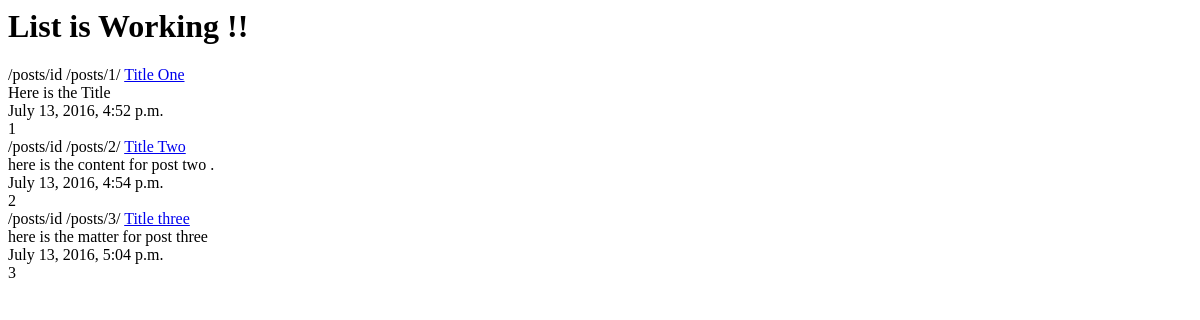
The app's page /posts/, older data.
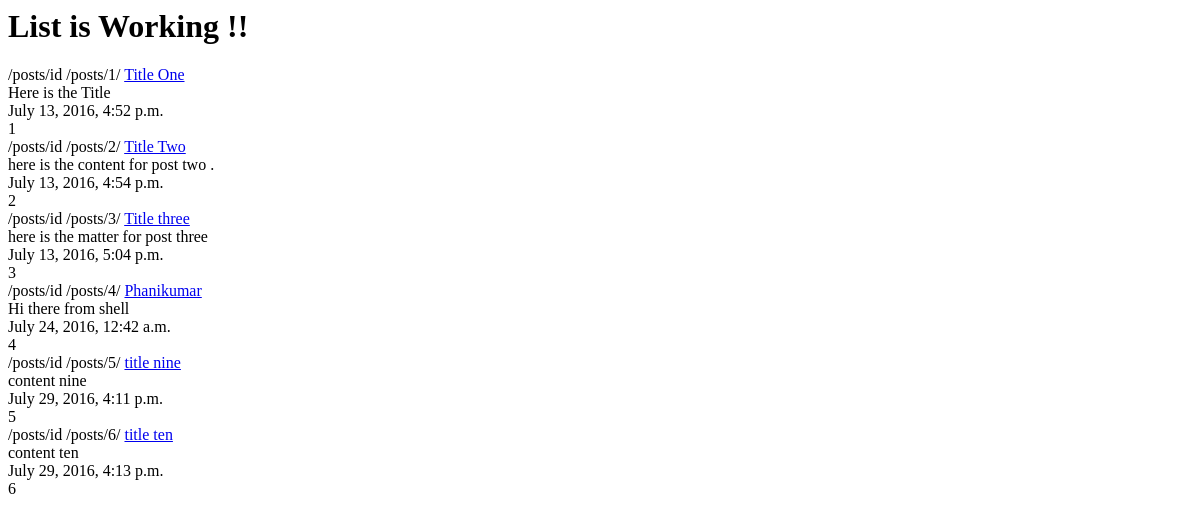
The same page, newer data.
### posts/models.py (models this page shows, shortened)
class Post(models.Model):
    title = models.CharField(max_length=120)
    content = models.TextField(max_length=500)
    updated = models.DateTimeField(auto_now=True,auto_now_add=False)
    timestamp = models.DateTimeField(auto_now=False,auto_now_add=True)
    def get_absolute_url(self):
      return reverse("posts:detail", kwargs={"id": self.id})

### posts/views.py (the view)
def post_list(request): #list items
  queryset = Post.objects.all()
  context = {
    "object_list": queryset,
    "title" :"List"
  }
  return render(request, "index.html" , context)

### templates/index.html
<html>
  <body>
    <h1> {{ title }} is Working !!</h1>
    {% for obj in object_list %}
     /posts/id
    {% url "posts:detail" id=obj.id %}
    <a href='{{obj.get_absolute_url }}'> {{ obj.title }}</a><br/>
    {{ obj.content }}<br/>
    {{ obj.timestamp }}<br/>
    {{ obj.id }}<br/>
    {% endfor %}
  </body>
</html>

Row changes from the older to the newer data that the page shows:
added Post: id "/posts/4/", title "Phanikumar", content "Hi there from shell", timestamp "July 24, 2016, 12:42 a.m.", id "4"
added Post: id "/posts/5/", title "title nine", content "content nine", timestamp "July 29, 2016, 4:11 p.m.", id "5"
added Post: id "/posts/6/", title "title ten", content "content ten", timestamp "July 29, 2016, 4:13 p.m.", id "6"
